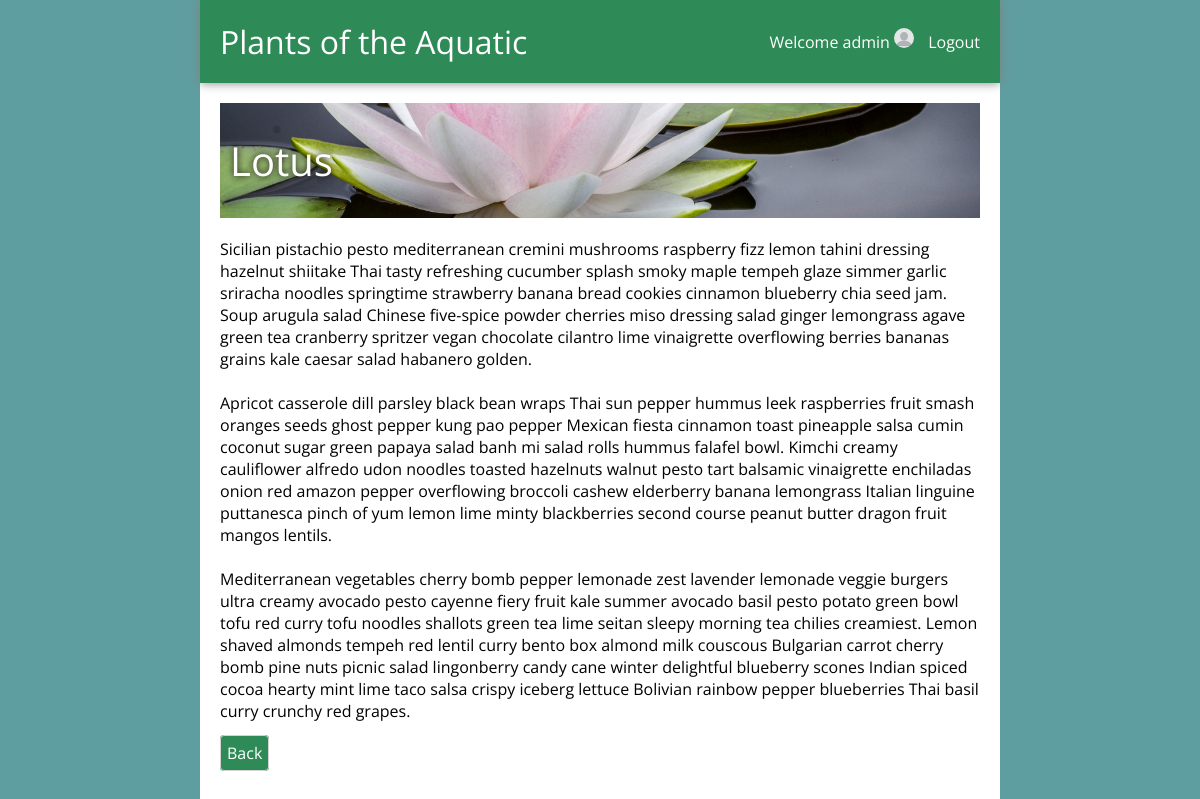
/detail/7/ (signed in), run on the app's committed database.
### users/models.py (models this page shows)
class User(AbstractUser):
    phone = models.CharField(max_length=20)
    photo = models.ImageField(upload_to='user_photos/')

### blogapp/models.py (models this page shows, shortened)
class BlogPost(models.Model):
    title = models.CharField(max_length=200)
    body = models.TextField()
    user = models.ForeignKey(User, on_delete=models.CASCADE, related_name='posts')
    public = models.BooleanField()
    date_created = models.DateTimeField(auto_now_add=True)
    date_edited = models.DateTimeField(auto_now=True)
    banner_image = models.ImageField(upload_to='blog_post_banners/')

### blogapp/views.py (the view)
# urls.py: path('detail/<int:blog_post_id>/', views.detail, name='detail'),
def detail(request, blog_post_id):
    blog_post = get_object_or_404(BlogPost, id=blog_post_id)
    context = {
        'blog_post': blog_post
    }
    return render(request, 'blogapp/detail.html', context)

### blogapp/templates/blogapp/detail.html (shortened to what this page needs)
{% extends 'blogapp/base.html' %}
{% block title %}{{ blog_post.title }}{% endblock %}
{% block content %}
<div>
{{ blog_post.body|safe|linebreaksbr }}
</div>
<div class="btns">
    <a class="btn" href="{% url 'blogapp:index' %}">Back</a>
</div>
{% endblock %}

### blogapp/templates/blogapp/base.html (shortened to what this page needs)
{% load static %}
<!DOCTYPE html>
<html lang="en">
    <head>
    </head>
    <body>
        <div id="page">
            <nav>
                <div class="site-title">
                    <a href="{% url 'blogapp:index' %}">Plants of the Aquatic</a>
                </div>
                <div>
                    {% if user.is_authenticated %}
                        <span>Welcome {{user.username}}</span>
                        {% if user.photo %}
                        <img src="{{ user.photo.url }}"/>
                        {% else %}
                        <img src="{% static 'users/default_profile_photo.png' %}"/>
                        {% endif %}
                        <a href="{% url 'users:logout' %}">Logout</a>
                    {% else %}
                        <a href="{% url 'users:login' %}">Login</a>
                        <a href="{% url 'users:register' %}">Register</a>
                    {% endif %}
                </div>
            </nav>
            <main>
                <div class="page-title">{% block title %}{% endblock %}</div>
                {% block content %}
                {% endblock %}
            </main>
        </div>
    </body>
</html>

### blogapp/templates/blogapp/base.html (style rules this page uses)
:root { --primary-color: seagreen; --accent-color: lightcoral; --background-color: cadetblue; }
body { background-color: var(--background-color); font-family: 'Open Sans', sans-serif; margin: 0; }
nav { background-color: var(--primary-color); color:white; display:flex; flex-direction:row; justify-content:space-between; align-items: center; box-shadow: 0 0 10px grey; min-height: 60px; padding: 10px; }
.site-title { font-size: 32px; }
nav a { color:white; text-decoration: none; padding: 10px; transition: all 200ms; display:inline-block; }
nav img { width: 20px; border-radius: 20px; }
#page { background-color:white; max-width: 800px; margin: 0 auto; min-height: 100vh; }
main { padding: 20px; }
.btn { background-color: var(--primary-color); color:white; border: 1px solid lightgrey; border-radius: 4px; padding: 6px; transition: all 200ms; text-decoration:none; }
.page-title { font-size: 40px; margin-bottom: 20px; }

### data on the page
User: username "admin"
BlogPost: title "Lotus", body "Sicilian pistachio pesto mediterranean cremini mushrooms raspberry fizz lemon tahini dressing hazelnut shiitake Thai tasty refreshing cucumber splash smoky maple tempeh glaze simmer garlic sriracha noodles springtime strawberry banana bread cookies cinnamon blueberry chia seed jam. Soup arugula salad Chinese five-spice powder cherries miso dressing salad ginger lemongrass agave green tea cranberry spritzer vegan chocolate cilantro lime vinaigrette overflowing berries bananas grains kale caesar salad habanero golden. Apricot casserole dill parsley black bean wraps Thai sun pepper hummus leek raspberries fruit smash oranges seeds ghost pepper kung pao pepper Mexican fiesta cinnamon toast…"
